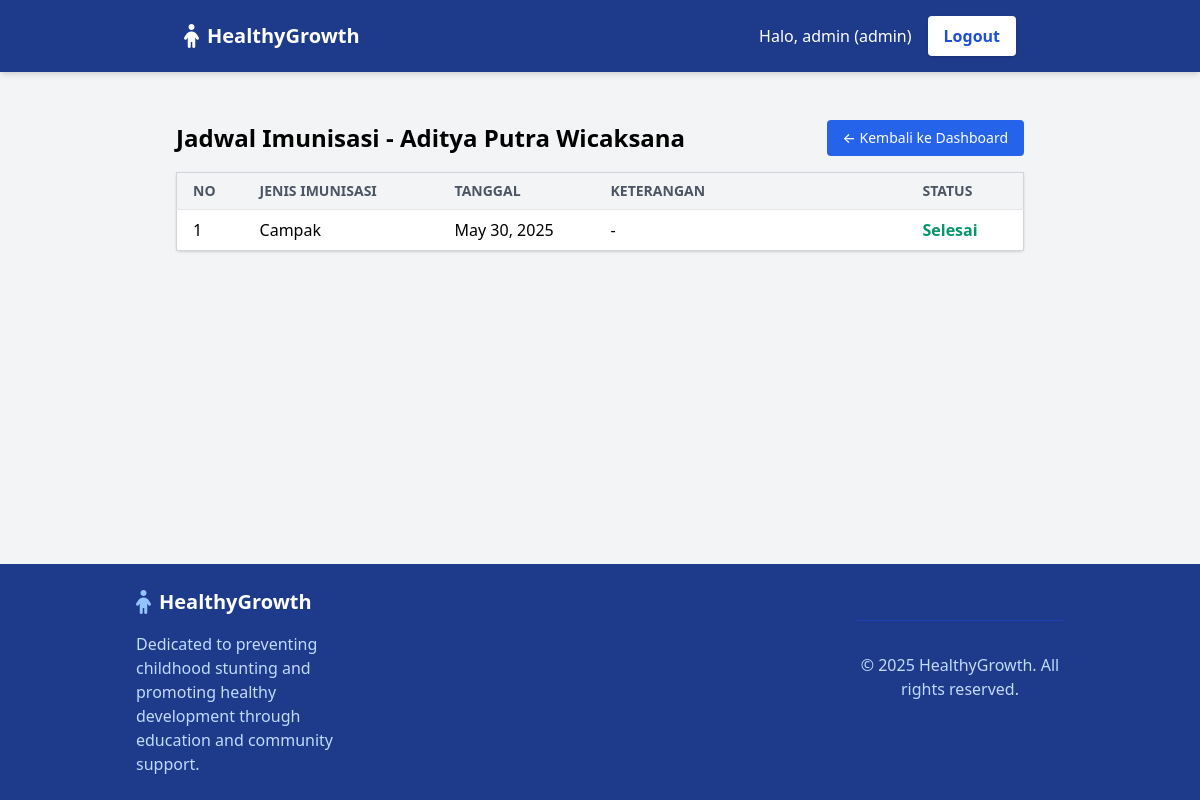
/dashboard/users/jadwal/4/ (signed in), run on an earlier commit of the app's database.
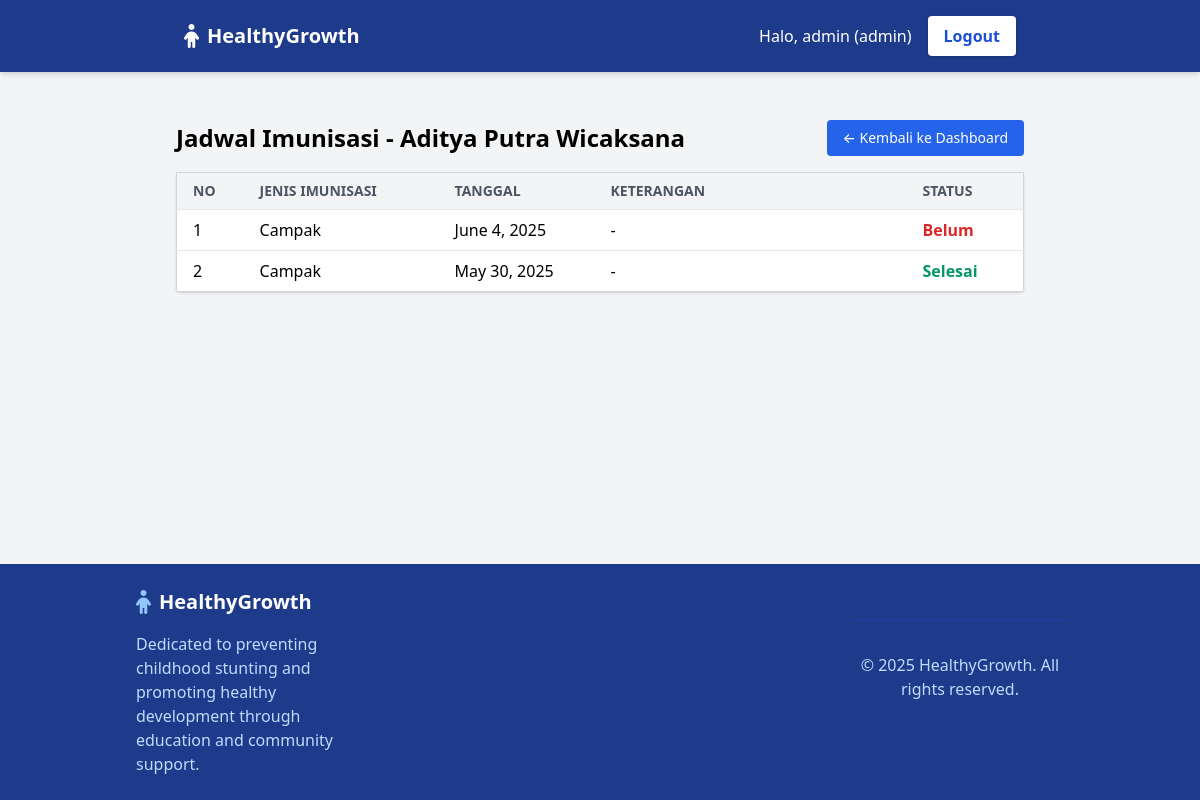
And on a later commit of the database.
### akun/models.py (models this page shows, shortened)
class User(AbstractBaseUser, PermissionsMixin):
    ROLE_CHOICES = [
        ('admin', 'Admin'),
        ('user', 'User'),
    ]
    username = models.CharField(max_length=150, unique=True)
    nama = models.CharField(max_length=255)
    role = models.CharField(max_length=10, choices=ROLE_CHOICES, default='user')
    is_active = models.BooleanField(default=True)
    is_staff = models.BooleanField(default=False)
    objects = CustomUserManager()
    USERNAME_FIELD = 'username'
    REQUIRED_FIELDS = ['nama']

class JadwalImunisasi(models.Model):
    user = models.ForeignKey(settings.AUTH_USER_MODEL, on_delete=models.CASCADE, related_name='jadwal_imunisasi')
    nama_anak = models.CharField(max_length=100)
    jenis_imunisasi = models.CharField(max_length=100)
    tanggal = models.DateField()
    keterangan = models.TextField(blank=True)
    selesai = models.BooleanField(default=False)

### akun/views.py (the view)
# urls.py: path('dashboard/users/jadwal/<int:user_id>/', views.view_user_jadwal, name='view_user_jadwal'),
def view_user_jadwal(request, user_id):
    if request.user.role != 'admin':
        return HttpResponseForbidden("Hanya admin yang dapat melihat jadwal pengguna lain.")
    user = get_object_or_404(User, id=user_id)
    jadwal_list = JadwalImunisasi.objects.filter(user=user).order_by('-tanggal')
    context = {
        'target_user': user,
        'jadwal_list': jadwal_list,
    }
    return render(request, 'page/jadwal_user.html', context)

### akun/templates/page/jadwal_user.html (shortened to what this page needs)
<!DOCTYPE html>
<html lang="id">
<head>
    <link href="https://cdn.jsdelivr.net/npm/tailwindcss@2.2.19/dist/tailwind.min.css" rel="stylesheet">
    <link rel="stylesheet" href="https://cdnjs.cloudflare.com/ajax/libs/font-awesome/6.5.0/css/all.min.css" />
</head>
<body class="bg-gray-100 min-h-screen flex flex-col">
    {% include 'component/navbar_dashboard.html' %}
    <main class="flex-grow container mx-auto p-6">
        <div class="px-16 py-6">
            <div class="flex items-center justify-between mb-4">
                <h2 class="text-2xl font-semibold">Jadwal Imunisasi - {{ target_user.nama }}</h2>
                <a href="{% url 'dashboard' %}"
                    class="px-4 py-2 text-sm font-medium text-white bg-blue-600 rounded hover:bg-blue-700 transition">
                    ← Kembali ke Dashboard
                </a>
            </div>
            <table class="table-fixed min-w-full bg-white border border-gray-300 rounded shadow">
                <thead>
                    <tr class="bg-gray-100 text-left text-sm uppercase text-gray-600">
                        <th class="w-10 py-2 px-4 border-b">No</th>
                        <th class="w-40 py-2 px-4 border-b">Jenis Imunisasi</th>
                        <th class="w-32 py-2 px-4 border-b">Tanggal</th>
                        <th class="w-64 py-2 px-4 border-b">Keterangan</th>
                        <th class="w-24 py-2 px-4 border-b">Status</th>
                    </tr>
                </thead>
                <tbody>
                    {% for jadwal in jadwal_list %}
                    <tr class="border-t hover:bg-gray-50">
                        <td class="py-2 px-4">{{ forloop.counter }}</td>
                        <td class="py-2 px-4">{{ jadwal.jenis_imunisasi }}</td>
                        <td class="py-2 px-4">{{ jadwal.tanggal }}</td>
                        <td class="py-2 px-4">{{ jadwal.keterangan|default:"-" }}</td>
                        <td class="py-2 px-4">
                            {% if jadwal.selesai %}
                            <span class="text-green-600 font-semibold">Selesai</span>
                            {% else %}
                            <span class="text-red-600 font-semibold">Belum</span>
                            {% endif %}
                        </td>
                    </tr>
                    {% empty %}
                    <tr>
                        <td colspan="6" class="py-4 px-4 text-center">Pengguna ini belum memiliki jadwal imunisasi.</td>
                    </tr>
                    {% endfor %}
                </tbody>
            </table>
        </div>
    </main>
    {% include 'component/footer_dashboard.html' %}
</body>

### akun/templates/component/navbar_dashboard.html (shortened to what this page needs)
<nav class="bg-blue-900 shadow-md sticky top-0 z-50">
    <div class="container mx-auto px-6 md:px-24 py-4 flex justify-between items-center">
        <div class="flex items-center space-x-2">
            <i class="fas fa-child text-white text-2xl"></i>
            <span class="text-xl font-bold text-white">HealthyGrowth</span>
        </div>
        <div class="hidden md:flex items-center space-x-4">
            <span class="text-white font-medium">Halo, {{ request.user.username }} ({{ request.user.role }})</span>
            <a href="{% url 'logout' %}" class="bg-white text-blue-700 font-semibold rounded px-4 py-2 hover:bg-blue-100 transition duration-300 shadow">
                Logout
            </a>
        </div>
    </div>
</nav>

### akun/templates/component/footer_dashboard.html
<footer class="bg-blue-900 text-white py-6">
        <div class="container mx-auto px-12">
            <div class="grid grid-cols-1 md:grid-cols-4 gap-8">
                <div>
                    <div class="flex items-center space-x-2 mb-4">
                        <i class="fas fa-child text-blue-300 text-2xl"></i>
                        <span class="text-xl font-bold text-white">HealthyGrowth</span>
                    </div>
                    <p class="text-blue-200">
                        Dedicated to preventing childhood stunting and promoting healthy development through education and community support.
                    </p>
                </div>
                <div class="blank"></div>
                <div class="blank"></div>
                 <div class="border-t border-blue-800 mt-8 pt-8 text-center text-blue-200">
                <p>&copy; 2025 HealthyGrowth. All rights reserved.</p>
                </div>
            </div>
        </div>
    </footer>

What changed in the data, as far as the page shows it:
added JadwalImunisasi: jenis_imunisasi "Campak", tanggal "June 4, 2025", keterangan "-", selesai "Belum"
